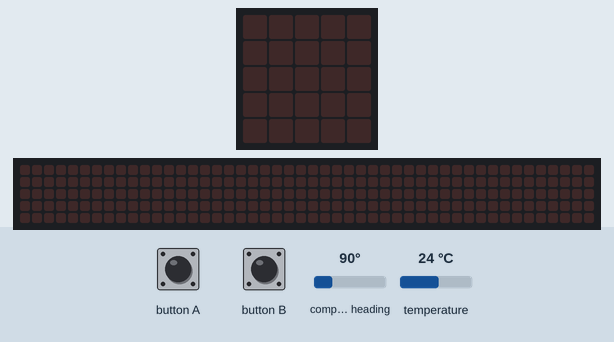
A program run on a simulated BBC micro:bit (MakeCode). On the bench: the board's 5×5 LED display, a strip that is not on the board, showing the scrolling text unrolled. The inputs (shaded band) are chosen by the test bench; at power-on: compass heading 90°, temperature 24 °C. The 48×5 strip is a reading aid, not a part: it shows the text the display is scrolling, unrolled, one strip-width of it at a time; the compass is already calibrated.

Above: at 1.2 s.
1.3 s: button B pressed for 0.15 s
At 4.01 s:
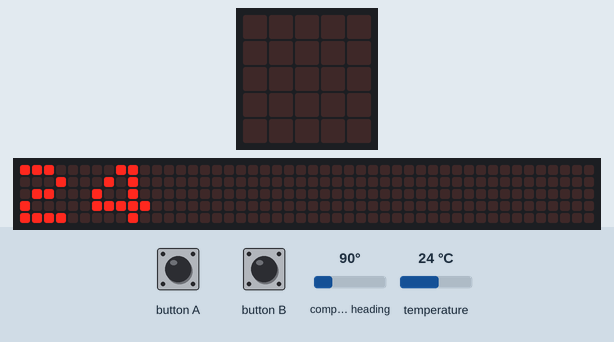
4.3 s: button A pressed for 0.15 s
At 4.37 s:
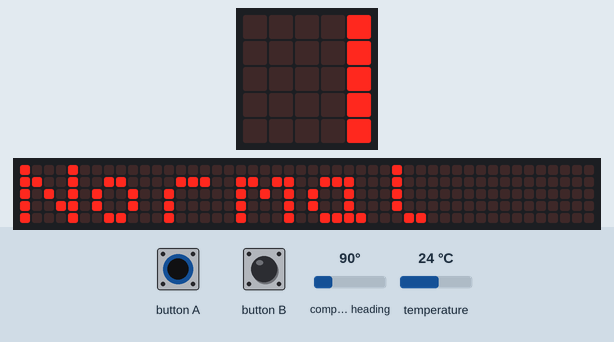
At 10.52 s:
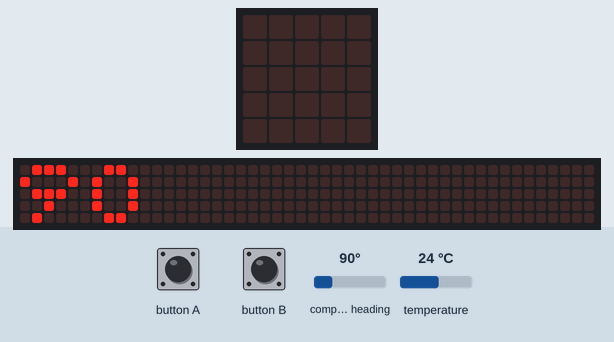

Measured:
- after the input at 1.3 s, the display: changes after 0.15 s (image 1)
- after the input at 4.3 s, the display: first differs from a run without the input after 6.2 s (image 3)

The program:

main.ts
```typescript
let Int = 0
input.onButtonPressed(Button.A, function () {
    Int = input.compassHeading()
    basic.showNumber(Int)
})
input.onButtonPressed(Button.B, function () {
    Int = input.temperature()
    basic.showNumber(Int)
    if (25 <= Int) {
        basic.showString("Overheating!")
    } else if (25 > Int && 5 <= Int) {
        basic.showString("Normal")
    } else if (5 > Int) {
        basic.showString("Very cold!")
    }
})
basic.forever(function () {

})
```

test.ts
```typescript
// здесь помещаются тесты; они не будут скомпилированы, пока пакет используется в качестве расширения.
```
